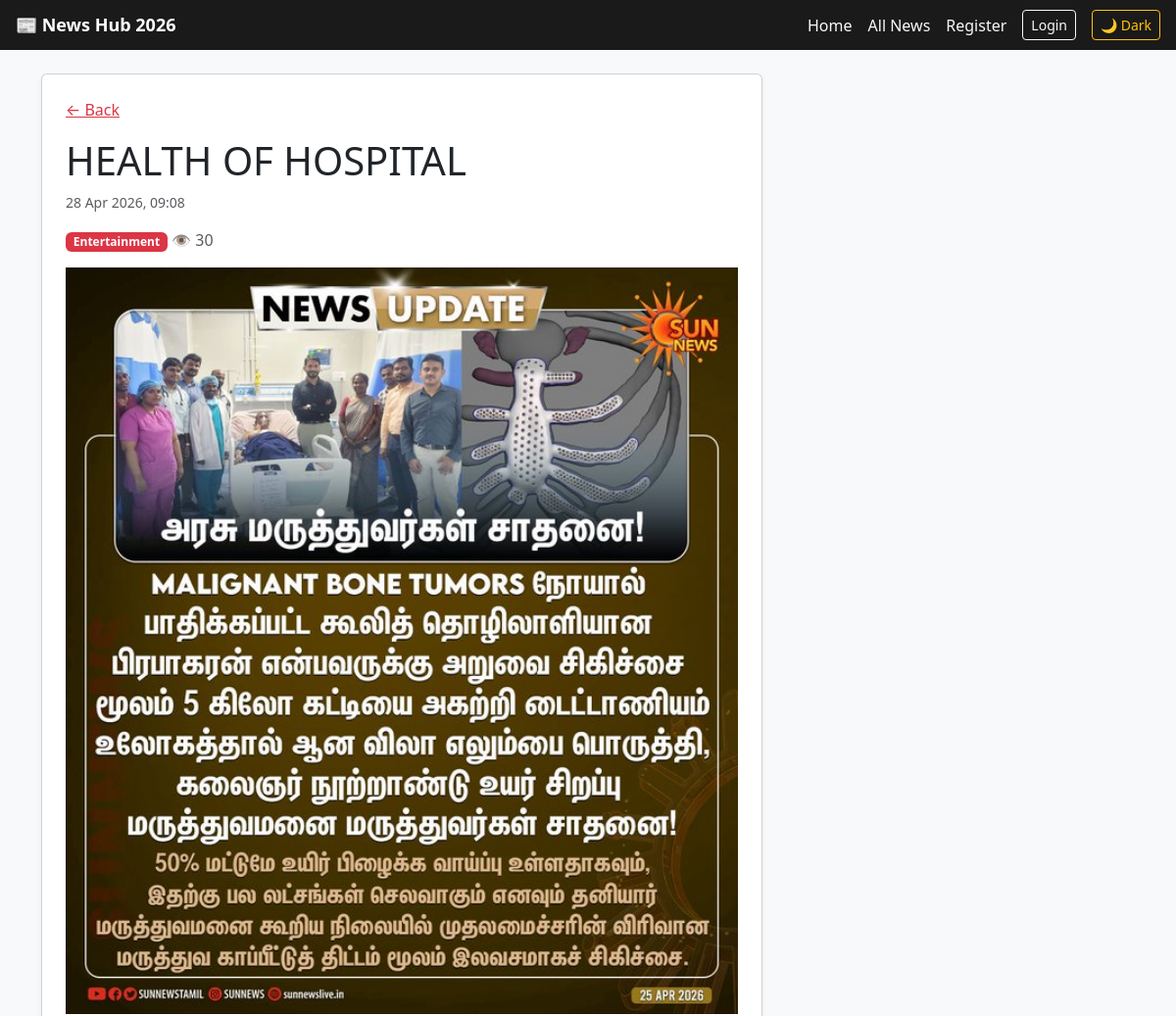
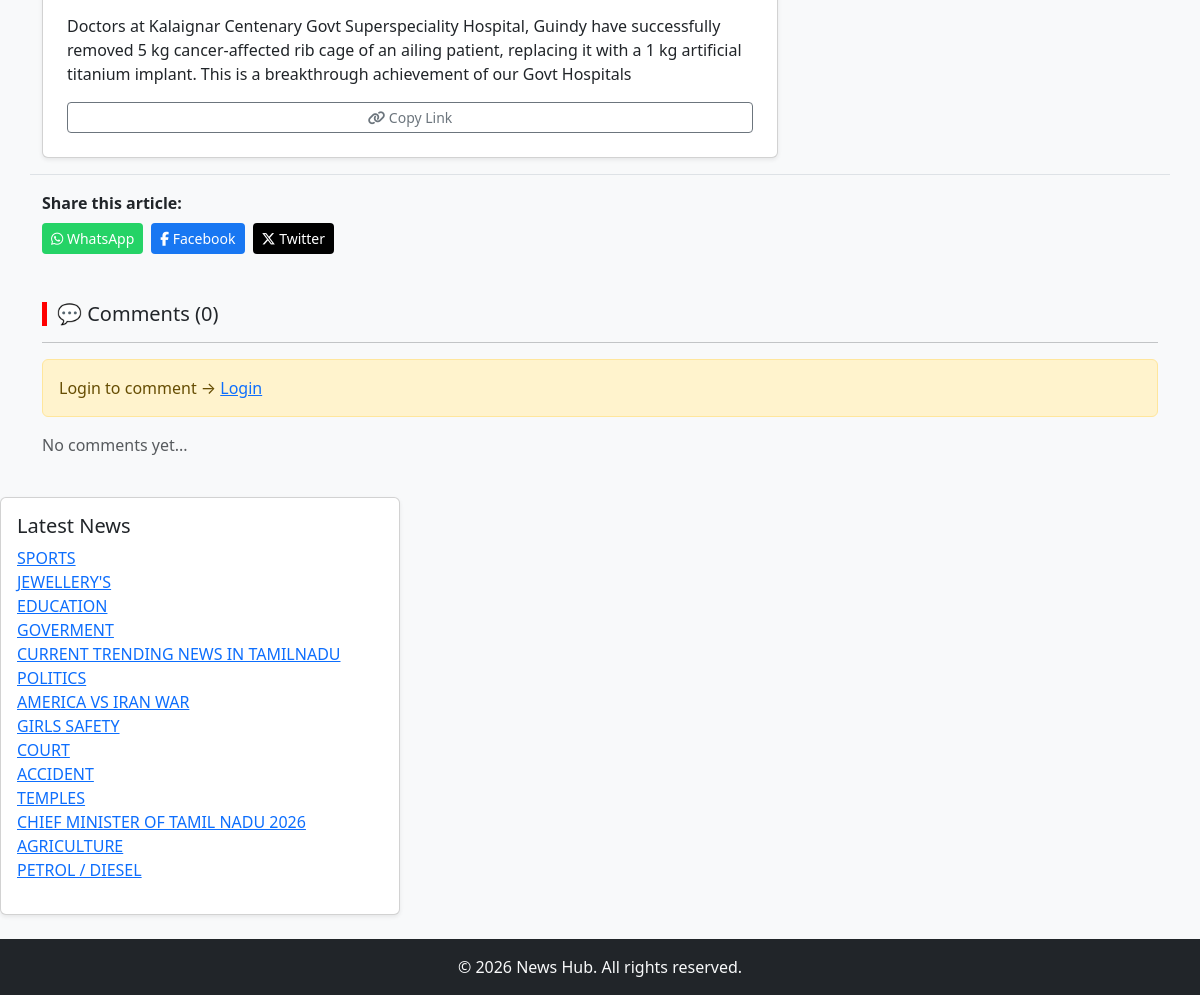
The app's page /post/4/ with its own data (2 pictures, top to bottom).
### blog/models.py (models this page shows, shortened)
class Post(models.Model):
    title = models.CharField(max_length=200)
    content = models.TextField()
    created_at = models.DateTimeField(auto_now_add=True)
    image = models.ImageField(upload_to='news/', blank=True, null=True)
    tag = models.CharField(max_length=200, null=True)
    category = models.ForeignKey(Category, on_delete=models.SET_NULL, null=True, blank=True)
    views = models.PositiveIntegerField(default=0)
    likes = models.ManyToManyField(User, related_name='liked_posts', blank=True)

class Category(models.Model):
    name = models.CharField(max_length=100)

### blog/views.py (the view, shortened to what this page needs)
# urls.py: path('post/<int:pk>/', views.detail, name='detail'),          # ✅ post_id → pk
def detail(request, pk):
    post = get_object_or_404(Post, pk=pk)
    post.views += 1
    post.save()
    if post.category:
        latest_posts = Post.objects.filter(
            category=post.category
        ).exclude(id=post.id)[:20]
    else:
        latest_posts = Post.objects.exclude(id=post.id)[:5]
    comments = post.comments.all().order_by('-created_at')
    liked_ids = []
    if request.user.is_authenticated:
        liked_ids = list(CommentLike.objects.filter(
            user=request.user,
            comment__post=post
        ).values_list('comment_id', flat=True))
    form = CommentForm()
    post_url = 'https://news-hub-jjaf.onrender.com/' + reverse('blog:detail', kwargs={'pk': pk})
    return render(request, 'blog/detail.html', {
        'post': post,
        'latest_posts': latest_posts,
        'comments': comments,
        'form': form,
        'current_url': post_url,
        'liked_ids': liked_ids,
    })

### templates/blog/detail.html (shortened to what this page needs)
{% extends 'blog/base.html' %}
{% load static %}
{% block content %}
<div class="container my-4">
    <div class="row">
        <div class="col-lg-8">
            <div class="card shadow-sm p-4">
                <a href="{% url 'blog:index' %}" class="text-danger mb-3">← Back</a>
                <h1>{{ post.title }}</h1>
                <p class="text-muted small">
                    {{ post.created_at|date:"d M Y, H:i" }}
                </p>
                <div class="mb-3">
                    {% if post.category %}
                        <span class="badge bg-danger">{{ post.category.name }}</span>
                    {% endif %}
                    <span class="text-muted">👁 {{ post.views }}</span>
                </div>
                {% if post.image %}
                    <img src="{{ post.image.url }}" class="img-fluid mb-3">
                {% endif %}
                <p>{{ post.content }}</p>
                <button onclick="copyLink()" class="btn btn-sm btn-outline-secondary">
                    <i class="fas fa-link"></i> Copy Link
                </button>
            </div>
        </div>
                <div class="mt-3 border-top pt-3">
                    <p class="fw-bold mb-2">Share this article:</p>
                    <div class="d-flex gap-2 flex-wrap">
                        <a href="#" onclick="shareWhatsApp(); return false;"
                           class="btn btn-sm text-white"
                           style="background-color: #25D366;">
                            <i class="fab fa-whatsapp"></i> WhatsApp
                        </a>
                        <a href="https://www.facebook.com/sharer/sharer.php?u={{ current_url|urlencode }}"
                           target="_blank" class="btn btn-sm text-white"
                           style="background-color: #1877F2;">
                            <i class="fab fa-facebook-f"></i> Facebook
                        </a>
                        <a href="https://twitter.com/intent/tweet?text={{ post.title|urlencode }}&url={{ current_url|urlencode }}"
                           target="_blank" class="btn btn-sm text-white"
                           style="background-color: #000000;">
                            <i class="fab fa-x-twitter"></i> Twitter
                        </a>
                    </div>
                </div>
                <div class="mt-5">
                    <h5 style="border-left:5px solid red; padding-left:10px;">
                        💬 Comments ({{ comments|length }})
                    </h5>
                    <hr>
                    {% if user.is_authenticated %}
                    <form method="POST">
                        {% csrf_token %}
                        {{ form.content.errors }}
                        {{ form.content }}
                        <br>
                        <button class="btn btn-danger btn-sm mt-2">Post Comment</button>
                    </form>
                    {% else %}
                    <div class="alert alert-warning">
                        Login to comment →
                        <a href="{% url 'blog:login' %}">Login</a>
                    </div>
                    {% endif %}
                    {% for comment in comments %}
                    <div class="card mt-3">
                        <div class="card-body">
                            <strong>{{ comment.user.username }}</strong>
                            <small class="text-muted float-end">
                                {{ comment.created_at|date:"d M Y, H:i" }}
                            </small>
                            <p class="mt-2">{{ comment.content }}</p>
                            <a href="{% url 'blog:like_comment' comment.id %}"
                               class="btn btn-sm {% if comment.id in liked_ids %}btn-danger{% else %}btn-outline-danger{% endif %}">
                                ❤️ {{ comment.likes.count }}
                            </a>
                            <a href="https://wa.me/?text={{ comment.content }}%0A%0ARead more: {{ current_url }}"
                               target="_blank"
                               class="btn btn-sm text-white ms-1"
                               style="background-color: #25D366;">
                                <i class="fab fa-whatsapp"></i>
                            </a>
                        </div>
                    </div>
                    {% empty %}
                    <p class="text-muted mt-3">No comments yet...</p>
                    {% endfor %}
                </div>
            </div>
        </div>
        <div class="col-lg-4">
            <div class="card shadow-sm mt-3">
                <div class="card-body">
                    <h5>Latest News</h5>
                    <ul class="list-unstyled">
                        {% for p in latest_posts %}
                        <li>
                            <a href="{% url 'blog:detail' p.id %}">{{ p.title }}</a>
                        </li>
                        {% endfor %}
                    </ul>
                </div>
            </div>
        </div>
{% endblock %}

### blog/static/blog/style.css (style rules this page uses)
body { background-color: #cccccc; }

### records on screen
Post: title "HEALTH OF HOSPITAL", created_at "28 Apr 2026, 09:08", category.name "Entertainment", views "30", image (picture), content "Doctors at Kalaignar Centenary Govt Superspeciality Hospital, Guindy have successfully removed 5 kg cancer-affected rib cage of an ailing patient, replacing it with a 1 kg artificial titanium implant. This is a breakthrough achievement of our Govt Hospitals"
Post: title "SPORTS"
Post: title "JEWELLERY'S"
Post: title "EDUCATION"
Post: title "GOVERMENT"
Post: title "CURRENT TRENDING NEWS IN TAMILNADU"
Post: title "POLITICS"
Post: title "AMERICA VS IRAN WAR"
Post: title "GIRLS SAFETY"
Post: title "COURT"
Post: title "ACCIDENT"
Post: title "TEMPLES"
Post: title "CHIEF MINISTER OF TAMIL NADU 2026"
Post: title "AGRICULTURE"
Post: title "PETROL / DIESEL"

### other values on screen
{{ comments|length }} "0"
